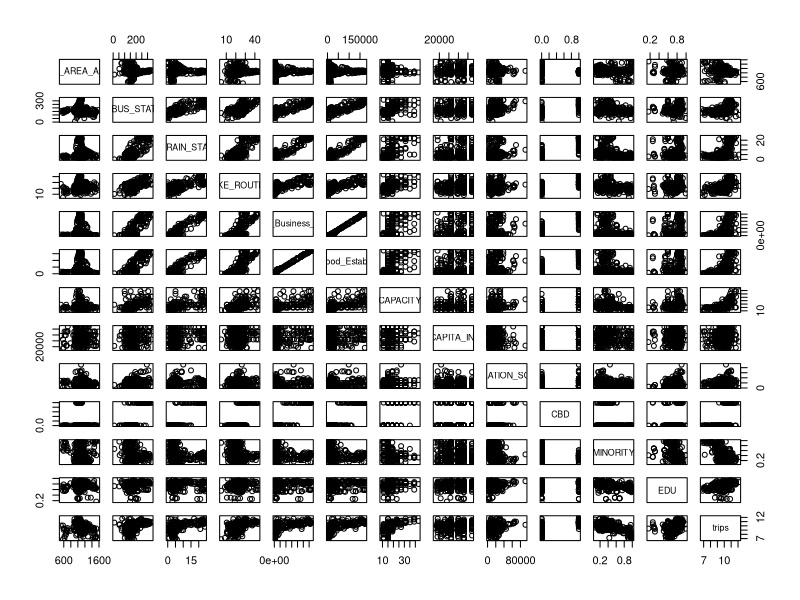
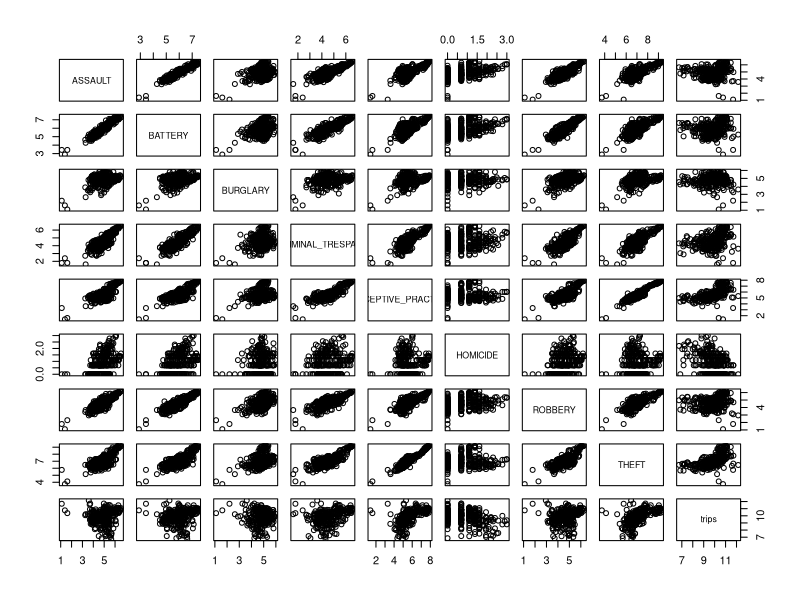

Write the R code that produced these figures, in order. (Note: this script raises an error after producing the figures.)
## ---- chunk 1
library(corrplot)
divvy <- read.csv("bike.csv")

## ---- chunk 2
divvy1 = divvy[,c(2,3,4,5,6,7,8,9,10,11,12,13,45)]
plot(divvy1)

divvy2 = divvy[,c(15,16,17,21,22,24,40,43,45)]
plot(divvy2)

fit1 = lm(divvy$trips ~ divvy$PARK_AREA_ACRES
                      +divvy$CTA_BUS_STATIONS
                      +divvy$CTA_TRAIN_STATIONS
                      +divvy$BIKE_ROUTES
                      +divvy$Limited_Business_License
                      +divvy$Retail_Food_Establishment
                      +divvy$CAPACITY
                      +divvy$PER_CAPITA_INCOME
                      +divvy$POPULATION_SQ_MILE
                      +divvy$CBD
                      +divvy$MINORITY
                      +divvy$EDU
                      +divvy$ASSAULT
                      +divvy$BATTERY
                      +divvy$BURGLARY
                      +divvy$CRIMINAL_TRESPASS
                      +divvy$DECEPTIVE_PRACTICE
                      +divvy$HOMICIDE
                      +divvy$ROBBERY
                      +divvy$THEFT
                      ,divvy)
## ---- chunk 3
summary(fit1)
## ---- chunk 4
vif(fit1)
## ---- chunk 5
drop1(fit1, test="F")
anova(fit1)
## ---- chunk 6
fit2 = lm(divvy$trips ~ divvy$PARK_AREA_ACRES
                      +divvy$CAPACITY
                      +divvy$MINORITY
                      +divvy$ASSAULT
                      +divvy$BURGLARY
                      +divvy$THEFT
                      ,divvy)
## ---- chunk 7
summary(fit2)
plot(fit2)
## ---- chunk 8
vif(fit2)
## ---- chunk 9
drop1(fit2, test="F")
anova(fit2)
## ---- chunk 10
fit2.lasso = glmnet(x[train,], college$Apps[train], alpha=1)
## ---- chunk 11
set.seed(12345)
train = runif(nrow(divvy))<.6   # pick train/test split
table(train)
names(divvy)
summary(divvy)
## ---- chunk 12
x = model.matrix(trips~.-i-ID, divvy)
x
